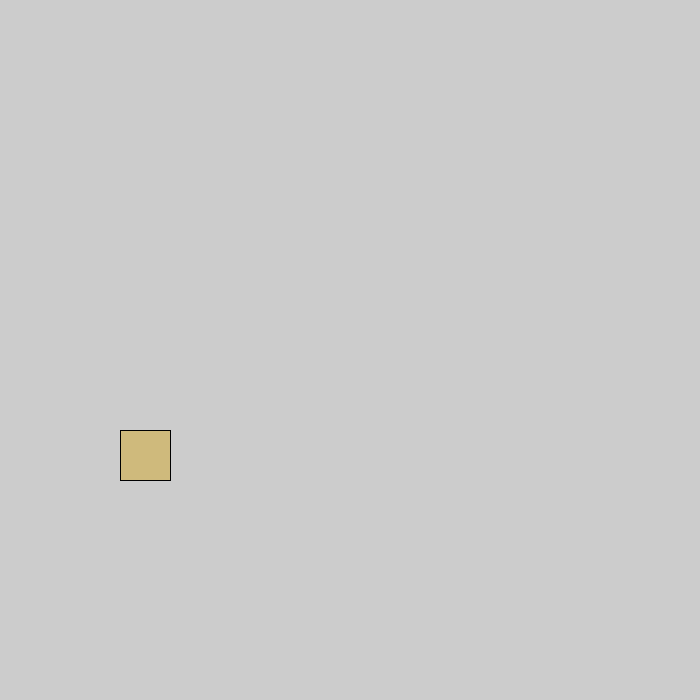
Frame 1 (no input)
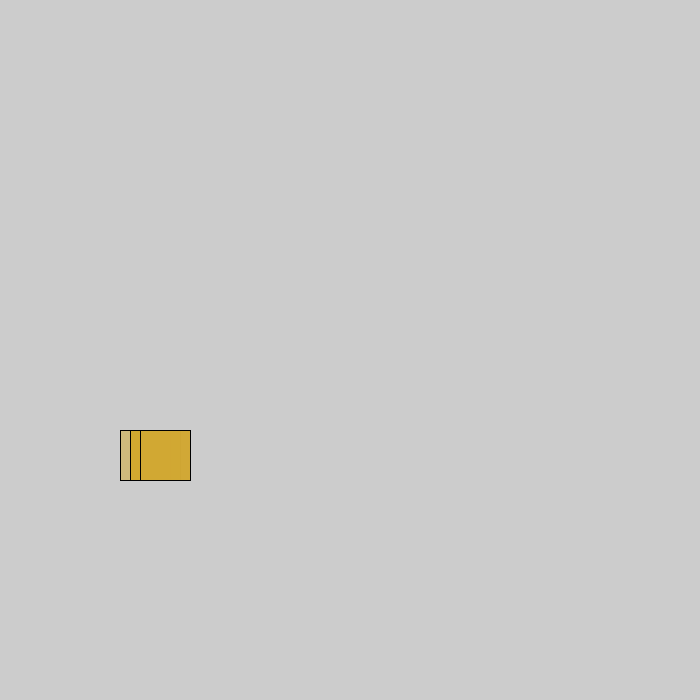
Frame 60 (the mouse pressed at the canvas centre just before this capture)
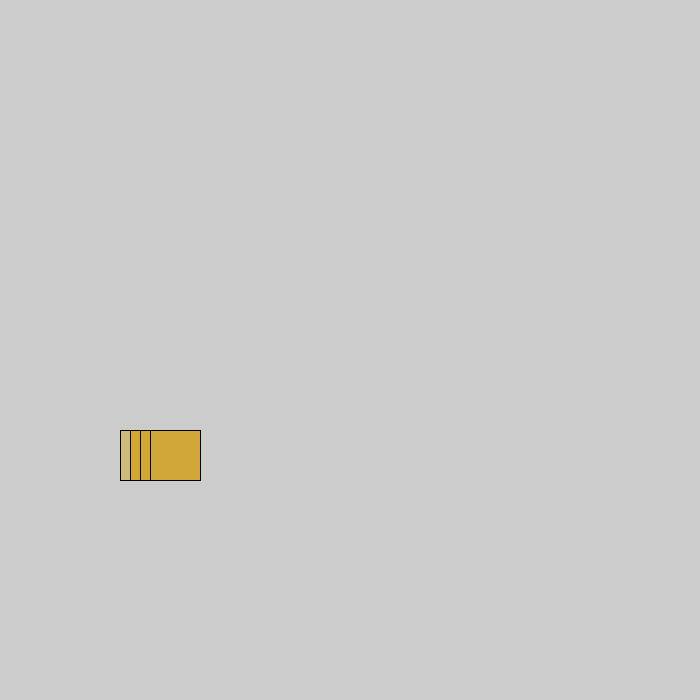
Frame 120 (the mouse held since frame 60 and released just before this capture)

The Processing sketch that drew these frames (run headless with seeded random() and noise(); from frame 60 on, the mouse is pressed at the canvas centre):

// Processing sketch: clock_simple1
// ── clock_simple1.pde
void setup() {
  size(700, 700);
}

void draw(){
  fill(hour()*10,minute()*4,second()*4,128);  // 時刻を色に反映
  //秒単位にX軸方、分単位にY軸方向に動かしながら50x50pxの四角を書く
  rect(second()*10+10, minute() *10+10, 50, 50);
}
